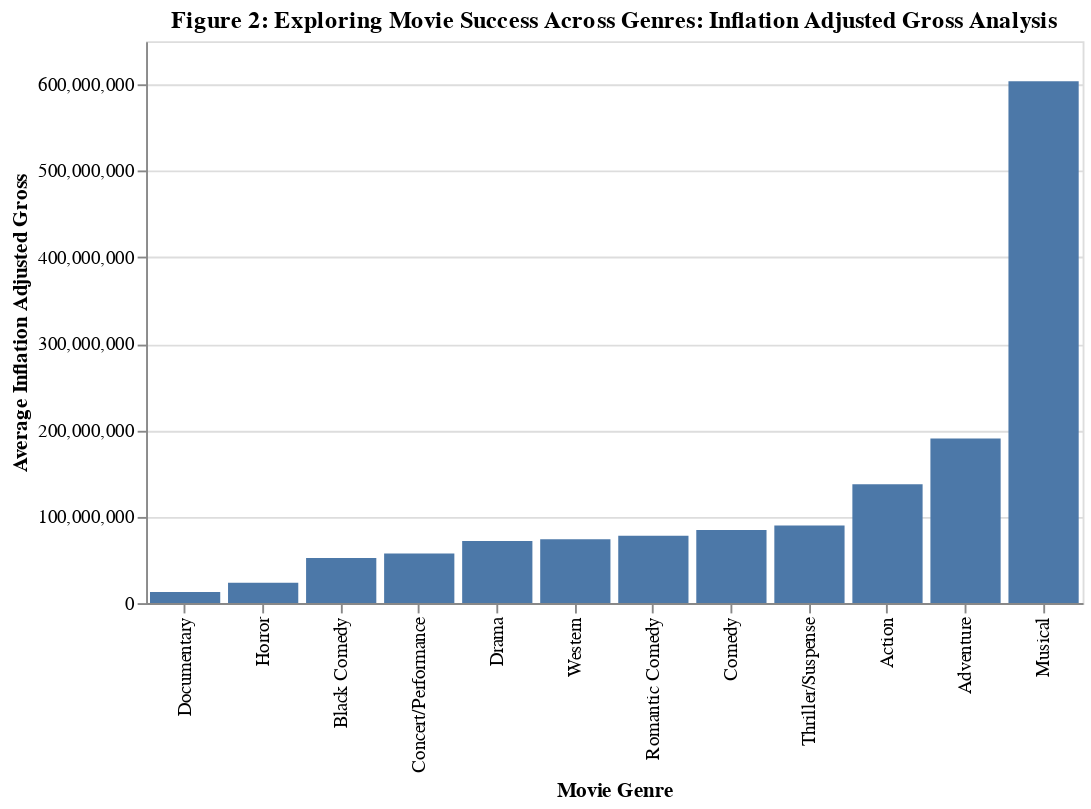

Notebook code cell kept with this figure:
### Markdown cell above
### 6e. Visualize the movie success regarding movie genres

### Code cell
# Visualize the movie success regarding movie types and their infilation adjusted gross with the most sets using a bar plot.
chart_genre_success = (
    alt.Chart(genre_success, width=500, height=300)
    .mark_bar()
    .encode(
        x=alt.X('genre:N', title='Movie Genre', sort='y'),
        y=alt.Y('inflation_adjusted_gross:Q', title='Average Inflation Adjusted Gross'),
    )
    .properties(title='Figure 2: Exploring Movie Success Across Genres: Inflation Adjusted Gross Analysis')
)
chart_genre_success

### Figure 1 — Vega-Lite specification as saved in the notebook (floating-point values rounded to 4 significant figures)
{"config": {"view": {"continuousWidth": 400, "continuousHeight": 300}}, "data": {"name": "data-deea6b4a068c5e9602f68230b1141bc8"}, "mark": "bar", "encoding": {"x": {"type": "nominal", "field": "genre", "sort": "y", "title": "Movie Genre"}, "y": {"type": "quantitative", "field": "inflation_adjusted_gross", "title": "Average Inflation Adjusted Gross"}}, "height": 300, "title": "Figure 2: Exploring Movie Success Across Genres: Inflation Adjusted Gross Analysis", "width": 500, "$schema": "https://vega.github.io/schema/vega-lite/v4.8.1.json", "datasets": {"data-deea6b4a068c5e9602f68230b1141bc8": [{"genre": "Action", "inflation_adjusted_gross": 137500000.0}, {"genre": "Adventure", "inflation_adjusted_gross": 190400000.0}, {"genre": "Black Comedy", "inflation_adjusted_gross": 52240000.0}, {"genre": "Comedy", "inflation_adjusted_gross": 84670000.0}, {"genre": "Concert/Performance", "inflation_adjusted_gross": 57410000.0}, {"genre": "Documentary", "inflation_adjusted_gross": 12720000.0}, {"genre": "Drama", "inflation_adjusted_gross": 71890000.0}, {"genre": "Horror", "inflation_adjusted_gross": 23410000.0}, {"genre": "Musical", "inflation_adjusted_gross": 603600000.0}, {"genre": "Romantic Comedy", "inflation_adjusted_gross": 77780000.0}, {"genre": "Thriller/Suspense", "inflation_adjusted_gross": 89650000.0}, {"genre": "Western", "inflation_adjusted_gross": 73820000.0}]}}
